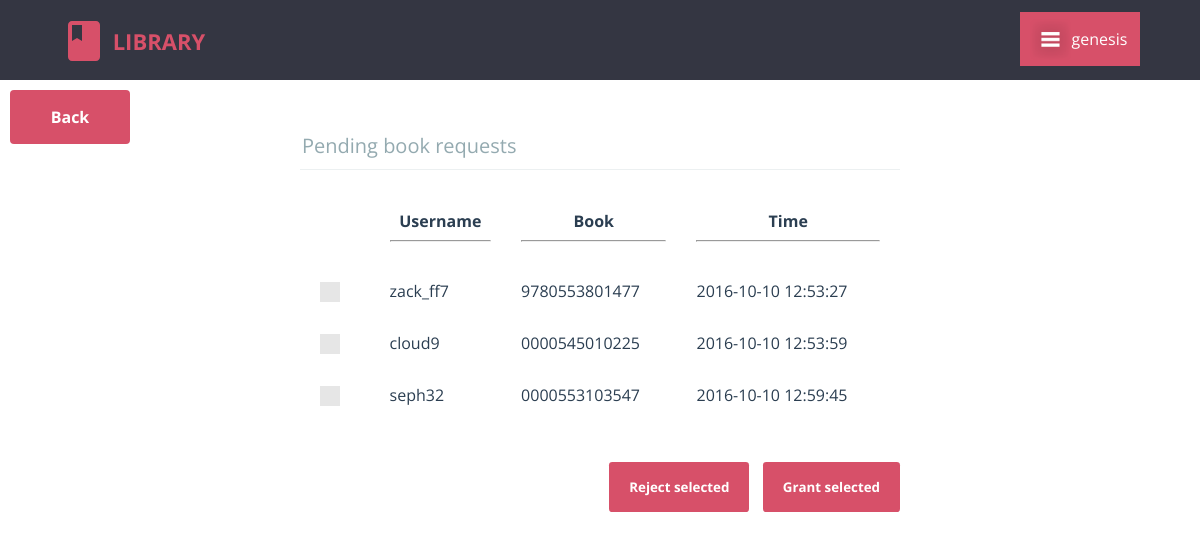
The app's page /librarian/pending_book_requests.php (signed in), older data.
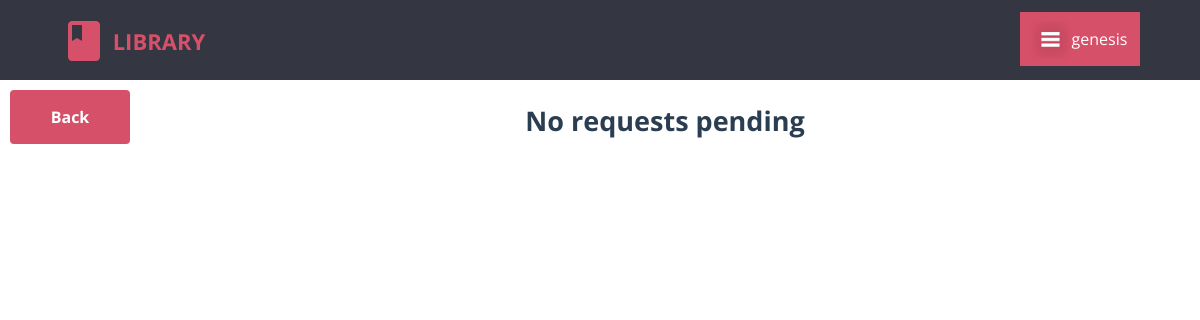
The same page, newer data.
### tables this page shows
CREATE TABLE `pending_book_requests` (
  `request_id` int(11) NOT NULL,
  `member` varchar(20) NOT NULL,
  `book_isbn` varchar(13) NOT NULL,
  `time` timestamp NOT NULL DEFAULT current_timestamp()
);

### src/librarian/pending_book_requests.php (the view, shortened to what this page needs)
<?php
	require "../db_connect.php";
?>
<html>
<head>
    <link rel="stylesheet" type="text/css" href="css/header_librarian_style.css" />
    <link rel="stylesheet" type="text/css" href="../css/global_styles.css">
    <link rel="stylesheet" type="text/css" href="../css/custom_checkbox_style.css">
</head>
<body>
    <header>
        <div class ="cd-logo">
            <a href="../librarian/home.php">
                <img src="img/ic_logo.svg" alt="Logo" />
                <p>LIBRARY</p>
            </a>
        </div>
        <div class="dropdown">
            <button class="dropbtn">
                <p id="librarian-name"><?php echo $_SESSION['username'] ?></p>
            </button>
        </div>
    </header>
	<head>
		<link rel="stylesheet" type="text/css" href="../css/global_styles.css">
		<link rel="stylesheet" type="text/css" href="../css/custom_checkbox_style.css">
		<link rel="stylesheet" type="text/css" href="css/pending_book_requests_style.css">
	</head>
	<body>
		<a id="back-btn" href="./home.php">
			<input type="button" value="Back" />
		</a>
		<?php
			$query = $con->prepare("SELECT * FROM pending_book_requests;");
			$query->execute();
			$result = $query->get_result();;
			$rows = mysqli_num_rows($result);
			if($rows == 0)
				echo "<h2 align='center'>No requests pending</h2>";
			else
			{
				echo "<form class='cd-form' method='POST' action='#'>";
				echo "<legend>Pending book requests</legend>";
				echo "<table width='100%' cellpadding=10 cellspacing=10>
						<tr>
							<th></th>
							<th>Username<hr></th>
							<th>Book<hr></th>
							<th>Time<hr></th>
						</tr>";
				for($i=0; $i<$rows; $i++)
				{
					$row = mysqli_fetch_array($result);
					echo "<tr>";
					echo "<td>
							<label class='control control--checkbox'>
								<input type='checkbox' name='cb_".$i."' value='".$row[0]."' />
								<div class='control__indicator'></div>
							</label>
						</td>";
					for($j=1; $j<4; $j++)
						echo "<td>".$row[$j]."</td>";
					echo "</tr>";
				}
				echo "</table>";
				echo "<br /><br /><div style='float: right;'>";
				echo "<input type='submit' value='Reject selected' name='l_reject' />&nbsp;&nbsp;&nbsp;&nbsp;";
				echo "<input type='submit' value='Grant selected' name='l_grant'/>";
				echo "</div>";
				echo "</form>";
			}

### src/librarian/css/header_librarian_style.css (style rules this page uses)
html * { -webkit-font-smoothing: antialiased; -moz-osx-font-smoothing: grayscale; }
*, *:after, *:before { -webkit-box-sizing: border-box; -moz-box-sizing: border-box; box-sizing: border-box; }
body { font-size: 100%; font-family: "Open Sans", sans-serif; background-color: white; margin: 0; }
img { max-width: 100%; }
header { position: relative; height: 50px; background: #343642; }
header .cd-logo { float: left; margin: 0 0 0 5%; -webkit-transform-origin: 0 50%; -moz-transform-origin: 0 50%; -ms-transform-origin: 0 50%; -o-transform-origin: 0 50%; transform-origin: 0 50%; -webkit-transform: scale(0.8); -moz-transform: scale(0.8); -ms-transform: scale(0.8); -o-transform: scale(0.8); transform: scale(0.8); }
header .cd-logo img , header .cd-logo p { display: inline-block; vertical-align: middle; }
header .cd-logo p { font-size: 2.2rem !important; color: #d75069; font-weight: bold; font-size: 1.4rem; }
header::after { content: ''; display: table; clear: both; }
header a { text-decoration: none; }
@media only screen and (min-width: 768px) { header { height: 80px; } }
@media only screen and (min-width: 768px) { header .cd-logo { margin: 4px 0 0 5%; -webkit-transform: scale(1); -moz-transform: scale(1); -ms-transform: scale(1); -o-transform: scale(1); transform: scale(1); } }
.dropbtn { background: url("../img/menu-icon-white-png-27.jpg") no-repeat 8px center; background-size: 45px 45px; background-color: #d75069; margin-top: 10%; color: white; min-width: 120px; padding: 0 1px 0 8px; font-size: 16px; font-family: "Open Sans", sans-serif; border: none; cursor: pointer; }
#librarian-name { margin-left: 32px; }
.dropdown { position: relative; display: inline-block; float: right; margin-right: 5%; }

### src/css/global_styles.css (style rules this page uses)
*, *::after, *::before { -webkit-box-sizing: border-box; -moz-box-sizing: border-box; box-sizing: border-box; }
html { font-size: 62.5%; }
body { font-size: 1.8rem; font-family: "Open Sans", sans-serif; color: #2b3e51; background-color: #ffffff; }

### src/librarian/css/pending_book_requests_style.css (style rules this page uses)
#back-btn input[type="button"] { width: 10%; border: none; background: #d75069; border-radius: 0.25em; padding: 16px 20px; color: #ffffff; font-weight: bold; font-family: "Open Sans", sans-serif; font-size: 1.6rem; float: right; cursor: pointer; -webkit-font-smoothing: antialiased; -moz-osx-font-smoothing: grayscale; -webkit-appearance: none; -moz-appearance: none; -ms-appearance: none; -o-appearance: none; appearance: none; float: left; margin: 10px 0px 0px 10px; }
.cd-form { width: 90%; max-width: 600px; margin: 4em auto; font-size: 1.3rem; color: #94aab0; margin-bottom: 10px; display: block; }
.cd-form::after { clear: both; content: ""; display: table; }
.cd-form legend { padding-bottom: 10px; margin-bottom: 20px; font-size: 2rem; border-bottom: 1px solid #ecf0f1; }
.cd-form legend { display: block; width: 100%; -webkit-appearance: none; -moz-appearance: none; -ms-appearance: none; -o-appearance: none; appearance: none; }
.cd-form input[type="submit"] { border: none; background: #d75069; border-radius: 0.25em; padding: 16px 20px; color: #ffffff; font-weight: bold; font-family: "Open Sans", sans-serif; cursor: pointer; -webkit-font-smoothing: antialiased; -moz-osx-font-smoothing: grayscale; -webkit-appearance: none; -moz-appearance: none; -ms-appearance: none; -o-appearance: none; appearance: none; }

### src/css/custom_checkbox_style.css (style rules this page uses)
.control { font-size: 18px; position: relative; display: block; margin-bottom: 15px; padding-left: 30px; cursor: pointer; }
.control__indicator { position: absolute; top: -2px; left: 0; width: 20px; height: 20px; background: #e6e6e6; }
.control__indicator:after { position: absolute; display: none; content: ''; }
.control--checkbox .control__indicator:after { top: 4px; left: 8px; width: 5px; height: 10px; transform: rotate(45deg); border: solid #fff; border-width: 0 2px 2px 0; }

Row changes from the older to the newer data that the page shows:
removed pending_book_requests: member "zack_ff7", book_isbn "9780553801477", time "2016-10-10 12:53:27"
removed pending_book_requests: member "cloud9", book_isbn "0000545010225", time "2016-10-10 12:53:59"
removed pending_book_requests: member "seph32", book_isbn "0000553103547", time "2016-10-10 12:59:45"
Text that changed along with them:
form field l_reject: "Reject selected" → (not shown)
form field l_grant: "Grant selected" → (not shown)
text no longer shown: "Pending book requests Username Book Time"
text now shown: "No requests pending"
